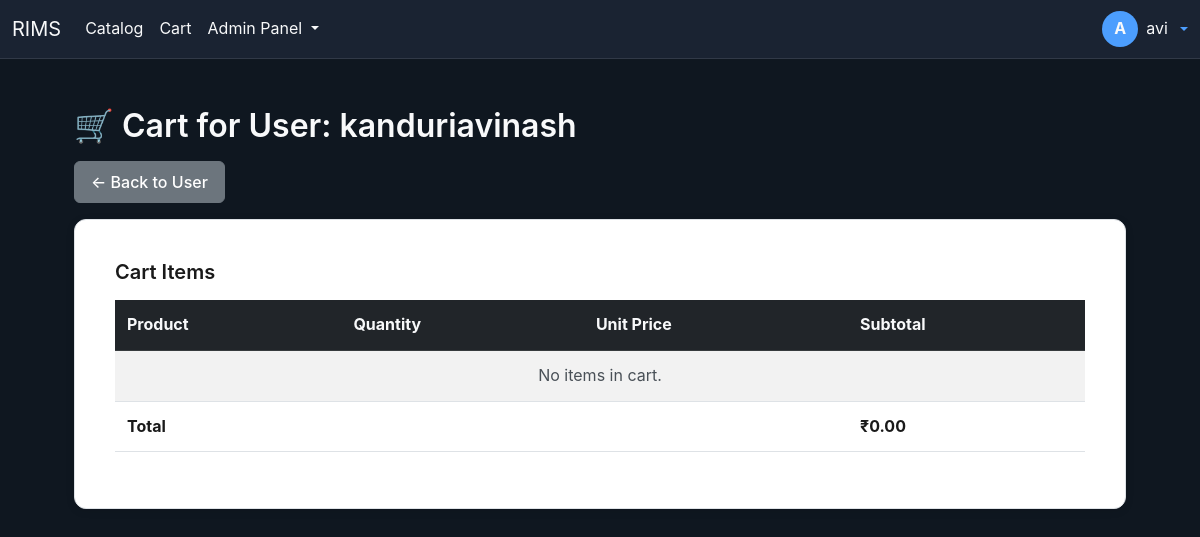
The app's page /admin/users/2/cart (signed in) with its own data.
### models.py (models this page shows)
class User(UserMixin, db.Model):
    __tablename__ = 'user'
    id = db.Column(db.Integer, primary_key=True)
    username = db.Column(db.String(100), unique=True, nullable=False)
    password_hash = db.Column(db.String(200), nullable=False)
    email = db.Column(db.String(120), unique=True)
    role = db.Column(db.String(20), default='customer')
    created_at = db.Column(db.DateTime, default=datetime.utcnow)

### blueprints/user_management.py (the view)
@user_management_bp.route('/<int:user_id>/cart')
@login_required
@admin_required
def view_user_cart(user_id):
    user = User.query.get_or_404(user_id)
    cart = Cart.query.filter_by(user_id=user.id).first()
    if not cart:
        flash(f"User {user.username} has no active cart.", "info")
        return redirect(url_for('user_management.view_user', user_id=user_id))
    items = cart.items
    total = sum(float(item.unit_price or 0) * (item.quantity or 0) for item in items)
    return render_template(
        'admin/users/cart.html',
        user=user,
        cart=cart,
        items=items,
        total=total
    )

### blueprints/user_management.py (called while the page is built)
def admin_required(f):
    from functools import wraps
    @wraps(f)
    def decorated_function(*args, **kwargs):
        if not current_user.is_authenticated or current_user.role != 'admin':
            flash("Admin access required.", "danger")
            return redirect(url_for('auth.login_admin'))
        return f(*args, **kwargs)
    return decorated_function

### templates/admin/users/cart.html (shortened to what this page needs)
{% extends 'base.html' %}
{% block content %}
<div class="container mt-4">
    <h2>🛒 Cart for User: {{ user.username }}</h2>
    <a href="{{ url_for('user_management.view_user', user_id=user.id) }}" class="btn btn-secondary mb-3">← Back to User</a>
    <div class="card">
        <div class="card-body">
            <h5>Cart Items</h5>
            <div class="table-responsive">
                <table class="table table-striped">
                    <thead class="table-dark">
                        <tr>
                            <th>Product</th>
                            <th>Quantity</th>
                            <th>Unit Price</th>
                            <th>Subtotal</th>
                        </tr>
                    </thead>
                    <tbody>
                        {% for item in items %}
                        <tr>
                            <td>{{ item.product.product_name if item.product else 'N/A' }}</td>
                            <td>{{ item.quantity }}</td>
                            <td>₹{{ "%.2f"|format(item.unit_price) }}</td>
                            <td>₹{{ "%.2f"|format(item.unit_price * item.quantity) }}</td>
                        </tr>
                        {% else %}
                        <tr>
                            <td colspan="4" class="text-center text-muted">No items in cart.</td>
                        </tr>
                        {% endfor %}
                    </tbody>
                    <tfoot>
                        <tr>
                            <th colspan="3">Total</th>
                            <th>₹{{ "%.2f"|format(total) }}</th>
                        </tr>
                    </tfoot>
                </table>
            </div>
        </div>
    </div>
</div>
{% endblock %}

### templates/base.html (shortened to what this page needs)
<!doctype html>
<html>
<head>
  <link href="https://cdn.jsdelivr.net/npm/bootstrap@5.3.0/dist/css/bootstrap.min.css" rel="stylesheet">
</head>
<body>
  <nav class="navbar navbar-expand-lg navbar-dark">
    <div class="container-fluid">
      <a class="navbar-brand" href="{{ url_for('home') }}">RIMS</a>
      <div class="collapse navbar-collapse" id="mainNav">
        <ul class="navbar-nav me-auto">
          <li class="nav-item"><a class="nav-link" href="{{ url_for('catalog.catalog') }}">Catalog</a></li>
          <li class="nav-item"><a class="nav-link" href="{{ url_for('cart.index') }}">Cart</a></li>
          {% if current_user.is_authenticated and current_user.role == 'admin' %}
          <li class="nav-item dropdown">
            <a class="nav-link dropdown-toggle" href="#" id="adminMenu" role="button" data-bs-toggle="dropdown" aria-expanded="false">
              Admin Panel
            </a>
          </li>
          {% endif %}
        </ul>
        <div class="d-flex align-items-center ms-3">
          {% if current_user.is_authenticated %}
            <div class="dropdown">
              <a class="d-flex align-items-center text-decoration-none dropdown-toggle" href="#" id="profileMenu" data-bs-toggle="dropdown" aria-expanded="false">
                <div class="profile-icon me-2">{{ (current_user.username[0]|upper) if current_user.username else 'U' }}</div>
                <div class="d-none d-md-block me-2" style="color:var(--muted);">{{ current_user.username }}</div>
              </a>
            </div>
          {% else %}
            <a class="btn btn-sm btn-outline-primary me-2" href="{{ url_for('auth.login') }}">Sign in</a>
            <a class="btn btn-sm btn-primary" href="{{ url_for('auth.register') }}">Register</a>
          {% endif %}
        </div>
      </div>
    </div>
  </nav>
  <div class="container py-4">
    {% block content %}{% endblock %}
  </div>
</body>
</html>

### templates/base.html (style rules this page uses)
:root { --surface: #0f1720; --accent: #4c9efe; --muted: rgba(255,255,255,0.75); color-scheme: dark; }
body { background: var(--surface); color: #f8f9fa !important; font-family: Inter, system-ui, -apple-system, 'Segoe UI', Roboto, 'Helvetica Neue', Arial; font-size: 16px; line-height: 1.6; }
.container { max-width: 1100px; }
.card { background: #ffffff !important; border: 1px solid #dee2e6 !important; border-radius: 12px; color: #1a1a1a !important; box-shadow: 0 2px 8px rgba(0,0,0,0.1); }
.card, .card * { color: #1a1a1a !important; }
h1, h2, h3, h4, h5, h6 { color: #f8f9fa !important; font-weight: 600; margin-bottom: 1rem; }
.card h1, .card h2, .card h3, .card h4, .card h5, .card h6 { color: #1a1a1a !important; }
p, div, span, label { color: #f8f9fa !important; }
.card p, .card div, .card span, .card label { color: #1a1a1a !important; }
.text-muted { color: rgba(248, 249, 250, 0.85) !important; }
.card .text-muted { color: #495057 !important; }
a { color: var(--accent) !important; text-decoration: none; }
.table { color: #1a1a1a !important; }
.table-dark { background: #212529 !important; color: #f8f9fa !important; }
.table-striped > tbody > tr:nth-of-type(odd) { background-color: rgba(0,0,0,0.05) !important; }
.btn { font-weight: 500; padding: 0.5rem 1rem; }
.btn-secondary { background: #6c757d; border-color: #6c757d; color: #ffffff !important; }
.profile-icon { width: 36px; height: 36px; border-radius: 50%; background: var(--accent); display: inline-flex; align-items: center; justify-content: center; color: #fff; font-weight: 700; }
.navbar { background: #1a2332 !important; border-bottom: 1px solid rgba(255,255,255,0.1); }
.navbar-brand, .nav-link { color: #f8f9fa !important; }
.container { color: #f8f9fa !important; }
.table td, .table th { padding: 12px !important; vertical-align: middle; color: #1a1a1a !important; }
.mt-4 { margin-top: 1.5rem !important; }
.card { padding: 1.5rem; }
.table td, .table th { color: #1a1a1a !important; }
.table-dark td, .table-dark th { color: #f8f9fa !important; }
div, span { color: inherit; }
table td, table th { color: #1a1a1a !important; }
tbody td { color: #1a1a1a !important; }
.card-body * { color: #1a1a1a !important; }
.card-body h1, .card-body h2, .card-body h3, .card-body h4, .card-body h5, .card-body h6 { color: #1a1a1a !important; }
* { visibility: visible !important; }
.card, .card * { visibility: visible !important; }

### templates/admin/users/cart.html (style rules this page uses)
:root { --surface:#0f1720;--accent:#4c9efe;--muted:rgba(255,255,255,0.75);color-scheme:dark }
body { background:var(--surface);color:#f8f9fa!important;font-family:Inter,system-ui,-apple-system,'Segoe UI',Roboto,'Helvetica Neue',Arial;font-size:16px;line-height:1.6 }
.container { max-width:1100px }
.card { background:#ffffff!important;border:1px solid #dee2e6!important;border-radius:12px;color:#1a1a1a!important;box-shadow:0 2px 8px rgba(0,0,0,0.1) }
.card,.card * { color:#1a1a1a!important }
h1,h2,h3,h4,h5,h6 { color:#f8f9fa!important;font-weight:600;margin-bottom:1rem }
.card h1,.card h2,.card h3,.card h4,.card h5,.card h6 { color:#1a1a1a!important }
p,div,span,label { color:#f8f9fa!important }
.card p,.card div,.card span,.card label { color:#1a1a1a!important }
.text-muted { color:rgba(248,249,250,0.85)!important }
.card .text-muted { color:#495057!important }
a { color:var(--accent)!important;text-decoration:none }
.table { color:#1a1a1a!important }
.table-dark { background:#212529!important;color:#f8f9fa!important }
.table-striped>tbody>tr:nth-of-type(odd) { background-color:rgba(0,0,0,0.05)!important }
.table td,.table th { padding:12px!important;vertical-align:middle;color:#1a1a1a!important }
.table-dark td,.table-dark th { color:#f8f9fa!important }
.card-body * { color:#1a1a1a!important }
.card-body h1,.card-body h2,.card-body h3,.card-body h4,.card-body h5,.card-body h6 { color:#1a1a1a!important }
* { visibility:visible!important }
.card,.card * { visibility:visible!important }

### records on screen
User: username "A", username "avi"
User: username "kanduriavinash"

### other values on screen
{{ "%.2f"|format(total) }} "0.00"
